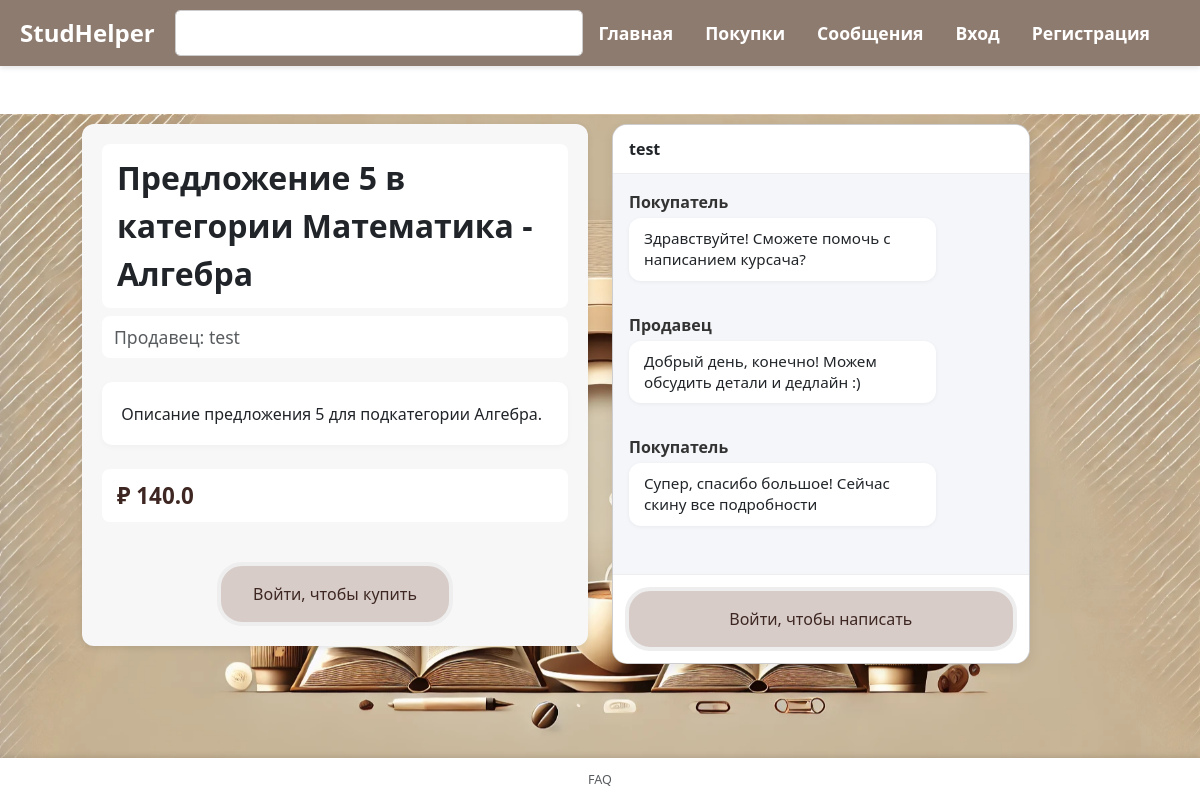
Screenshot of /offer/5 with the database file from the repository.
### app.py (models this page shows)
class Offer(db.Model):
    id = db.Column(db.Integer, primary_key=True)
    title = db.Column(db.String(200), nullable=False)
    description = db.Column(db.Text, nullable=False)
    price = db.Column(db.Float, nullable=False)
    subcategory_id = db.Column(db.Integer, db.ForeignKey('subcategory.id'), nullable=False)
    seller_id = db.Column(db.Integer, db.ForeignKey('user.id'), nullable=False)

class User(db.Model, UserMixin):
    id = db.Column(db.Integer, primary_key=True)
    username = db.Column(db.String(150), unique=True, nullable=False)
    password = db.Column(db.String(150), nullable=False)
    offers = db.relationship('Offer', backref='seller', lazy=True)  # связь с предложениями

### app.py (the view, shortened to what this page needs)
@app.route('/offer/<int:offer_id>', methods=['GET', 'POST'])
def offer(offer_id):
    offer = Offer.query.get_or_404(offer_id)
    return render_template('offer.html', offer=offer)

### templates/offer.html (shortened to what this page needs)
{% extends 'base.html' %}
{% block content %}
<div class="container mt-4">
    {% if offer %}
    <div class="row justify-content-start">
        <div class="col-lg-6 col-md-8 col-sm-12">
            <div class="offer-section">
                <div class="offer-title">{{ offer.title }}</div>
                <div class="offer-seller text-muted">
                    Продавец:
                    <a href="{{ url_for('profile', user_id=offer.seller.id) }}" class="text-decoration-none">
                        {{ offer.seller.username }}
                    </a>
                </div>
                <div class="offer-description">
                    {{ offer.description }}
                </div>
                <div class="offer-price">
                    ₽ {{ offer.price }}
                </div>
                <div class="offer-actions">
                    {% if current_user.is_authenticated %}
                        {% if current_user.id == offer.seller.id %}
                            <a href="{{ url_for('edit_offer', offer_id=offer.id) }}" class="btn btn-warning rounded-pill">Редактировать</a>
                        {% else %}
                            <a href="{{ url_for('checkout', offer_id=offer.id) }}" class="btn-buy">Купить</a>
                        {% endif %}
                    {% else %}
                        <div class="offer-actions">
                            <a href="{{ url_for('login') }}" class="btn-buy">Войти, чтобы купить</a>
                        </div>
                    {% endif %}
                </div>
            </div>
        </div>
        <div class="col-lg-5 col-md-5 col-sm-12 mt-4 mt-md-0">
            {% if offer.seller %}
                {% if current_user.is_authenticated and current_user.id != offer.seller.id %}
                <div class="card chat-card">
                    <div class="card-header fw-bold">
                        <a href="{{ url_for('profile', user_id=offer.seller.id) }}" class="text-decoration-none text-dark">
                            {{ offer.seller.username }}
                        </a>
                    </div>
                    <div class="card-body" style="height: 400px; overflow-y: auto;">
                        {% for message in messages %}
                        <div class="message">
                            <strong>
                                <a href="{{ url_for('profile', user_id=message.sender.id) }}" class="text-decoration-none text-secondary">
                                    {{ message.sender.username }}
                                </a>
                            </strong>
                            <p>{{ message.text }}</p>
                        </div>
                        {% endfor %}
                    </div>
                    <div class="card-footer d-flex">
                        <form action="{{ url_for('offer', offer_id=offer.id) }}" method="post" class="w-100 d-flex">
                            <input type="text" name="text" class="form-control me-2" placeholder="Введите сообщение..." required>
                            <button type="submit" class="btn btn-outline-secondary">Отправить</button>
                        </form>
                    </div>
                </div>
                {% elif not current_user.is_authenticated %}
                <div class="card chat-card">
                    <div class="card-header fw-bold">
                        <a href="{{ url_for('profile', user_id=offer.seller.id) }}" class="text-decoration-none text-dark">
                            {{ offer.seller.username }}
                        </a>
                    </div>
                        <div class="card-body" style="height: 400px; overflow-y: auto;">
                            <div class="message">
                                <strong>Покупатель</strong>
                                <p>Здравствуйте! Сможете помочь с написанием курсача?</p>
                            </div>
                            <div class="message">
                                <strong>Продавец</strong>
                                <p>Добрый день, конечно! Можем обсудить детали и дедлайн :)</p>
                            </div>
                            <div class="message">
                                <strong>Покупатель</strong>
                                <p>Супер, спасибо большое! Сейчас скину все подробности</p>
                            </div>
                        </div>
                    <div class="card-footer d-flex">
                        <a href="{{ url_for('login') }}" class="btn-buy">Войти, чтобы написать</a>
                    </div>
                </div>
                {% endif %}
            {% else %}
                <p>Продавец не найден</p>
            {% endif %}
        </div>
    </div>
    {% else %}
        <p>Предложение не найдено.</p>
    {% endif %}
</div>
<img src="{{ url_for('static', filename='half-circle2.png') }}" alt="footer background" class="footer-background">
{% endblock %}

### static/style.css (style rules this page uses)
body { display: flex; flex-direction: column; min-height: 100vh; margin: 0; }
.offer-title { font-size: 2rem; font-weight: bold; margin-bottom: 1rem; }
.offer-description { margin-bottom: 1rem; }
.offer-price { margin-top: 1.5rem; }
a { color: inherit; text-decoration: none; }

### templates/base.html (style rules this page uses)
body { margin: 0; padding: 0; min-height: 100vh; }

### templates/offer.html (style rules this page uses)
.chat-card { background-color: #f9f9fb; border-radius: 15px; box-shadow: 0 4px 12px rgba(0, 0, 0, 0.08); overflow: hidden; }
.chat-card .card-header { background-color: #ffffff; border-bottom: 1px solid #eee; font-size: 1rem; padding: 0.75rem 1rem; }
.chat-card .card-body { background-color: #f4f6f9; padding: 1rem; }
.message { margin-bottom: 1rem; }
.message p { background-color: #ffffff; border-radius: 12px; padding: 10px 15px; display: inline-block; max-width: 80%; font-size: 0.95rem; line-height: 1.4; box-shadow: 0 1px 4px rgba(0, 0, 0, 0.05); }
.message strong { display: block; margin-bottom: 4px; color: #333; font-weight: 600; }
.chat-card .card-footer { background-color: #fff; border-top: 1px solid #eee; padding: 0.75rem; }
.offer-section { background-color: #f7f7f7; padding: 20px; border-radius: 12px; box-shadow: 0 2px 6px rgba(0, 0, 0, 0.1); margin-bottom: 20px; }
.offer-title { font-size: 2rem; font-weight: 700; margin-bottom: 0.5rem; background-color: #fff; padding: 10px 15px; border-radius: 8px; }
.offer-seller { font-size: 1.1rem; margin-bottom: 1.5rem; background-color: #fff; padding: 8px 12px; border-radius: 8px; }
.offer-description { background-color: #fff; padding: 1.2rem; border-radius: 10px; font-size: 1rem; line-height: 1.5; margin-bottom: 1.5rem; box-shadow: 0 2px 6px rgba(0, 0, 0, 0.03); }
.offer-price { font-size: 1.4rem; font-weight: 600; color: #3e2723; background-color: #fff; padding: 10px 15px; border-radius: 8px; }
.offer-actions { display: flex; flex-direction: column; align-items: center; gap: 1rem; justify-content: center; margin-top: 20px; }
.btn-buy { background-color: #d7ccc8; color: #3e2723; font-size: 1rem; padding: 1rem 2rem; border-radius: 25px; transition: all 0.3s ease; text-decoration: none; border: 4px solid #eee; width: 100%; text-align: center; }
.footer-background { position: fixed; bottom: 0; left: 0; width: 100%; height: auto; z-index: -1; }

### rows the page displays
Offer: title "Предложение 5 в категории Математика - Алгебра", description "Описание предложения 5 для подкатегории Алгебра.", price "140.0"
User: seller.username "test"
